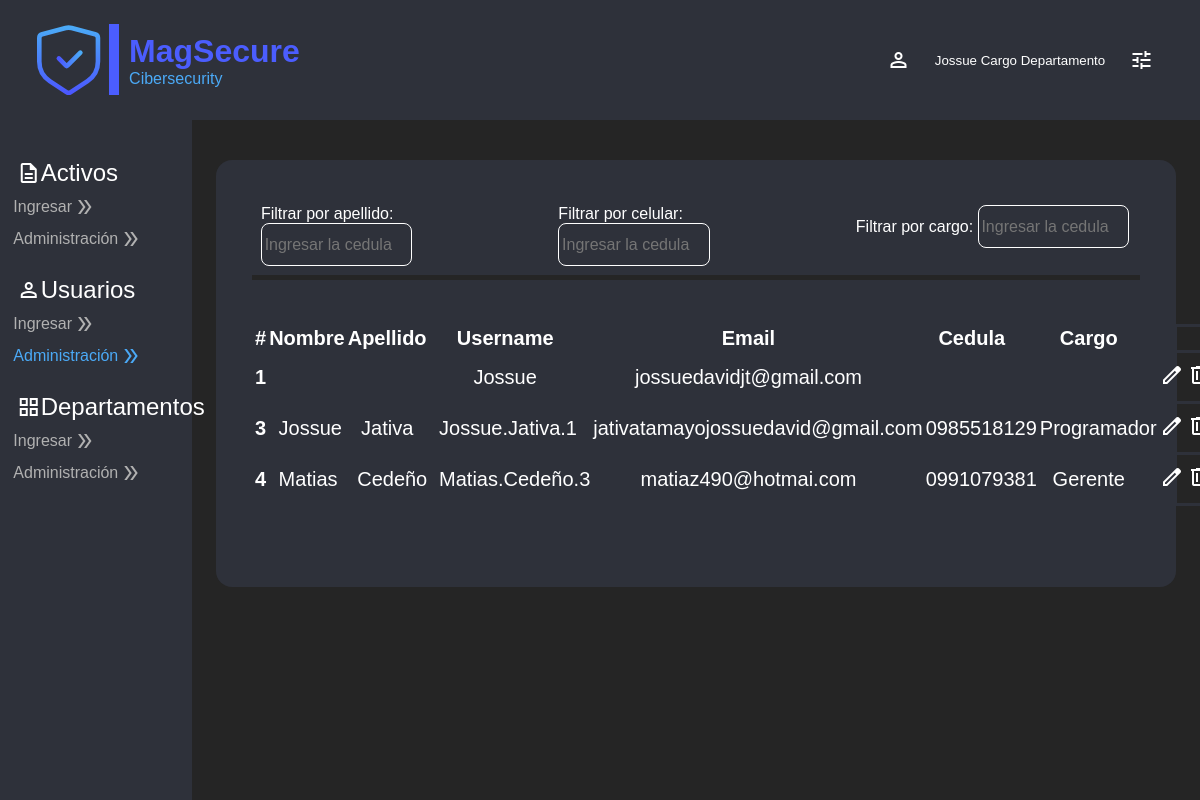
Before: /home/tableusers/ (signed in) with the older database file.
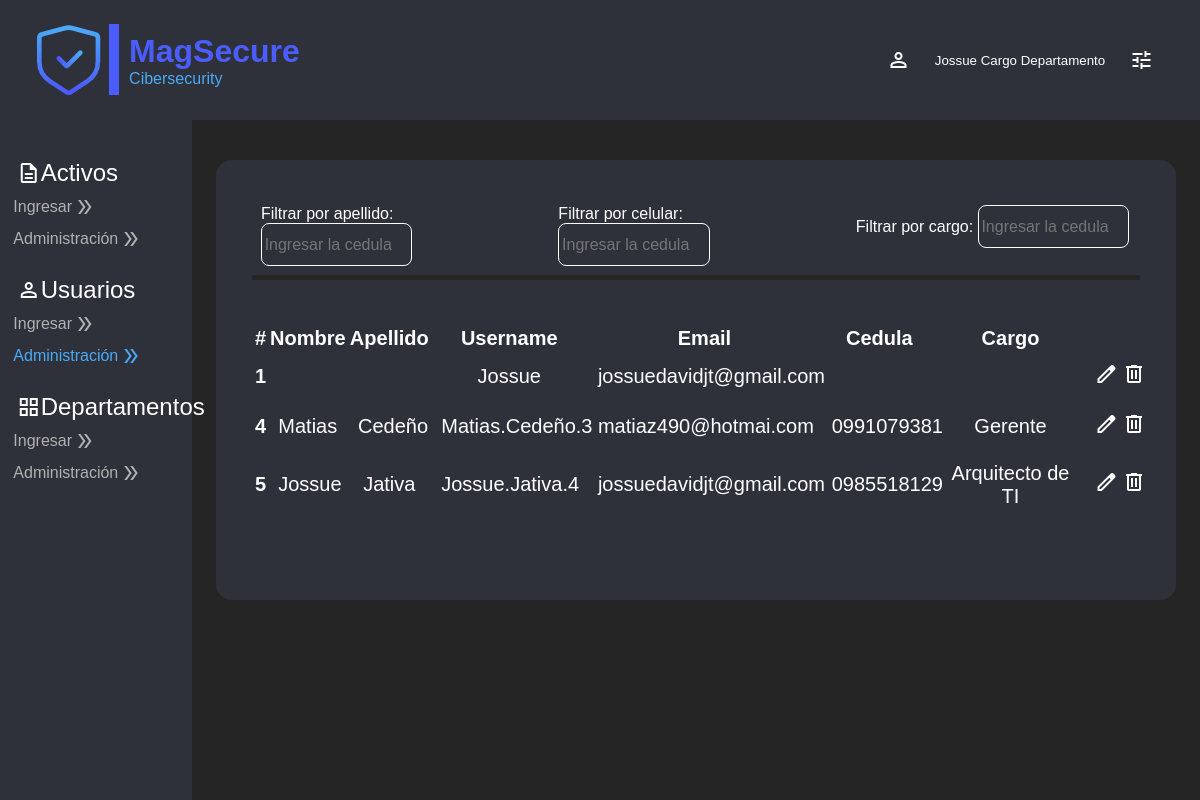
After: the same page with the newer database file.
### Users/models.py (models this page shows)
class User(AbstractUser):
    celular = models.CharField(max_length=10, null=False)
    workload = models.ForeignKey(Workload, on_delete=models.CASCADE, null=True)

class Workload(models.Model):
    name = models.CharField(max_length=50, null=False)

### InitialPage/views.py (the view)
# urls.py: path('tableusers/', views.tableusers, name='tableusers'),
def tableusers(request):
    if request.user.is_authenticated:
        return render(request, "tables/users.html",{
            "Users": User.objects.all()
        })
    else:
        return HttpResponseRedirect(reverse("user:login_view"))

### InitialPage/templates/tables/users.html (shortened to what this page needs)
{% extends 'layoutHome.html' %}
{% load static %}
{% block action4 %} style="color:#4BAAF7" {% endblock %}
{% block body %}
<section id="bodyform-tables">
    <div class="box-finding">
        <div class="search-information">
            <label for="inpSearch1">Filtrar por apellido:</label>
            <input type="text" id="inpSearch1" name="inpSearch1" placeholder="Ingresar la cedula">
        </div>
        <div class="search-information">
            <label for="inpSearch4">Filtrar por celular:</label>
            <input type="text" id="inpSearch4" name="inpSearch4" placeholder="Ingresar la cedula">
        </div>
        <div class="search-information">
            <label for="inpSearch5">Filtrar por cargo:</label>
            <input type="text" id="inpSearch5" name="inpSearch5" placeholder="Ingresar la cedula">
        </div>
    </div>
    <div class="form-container">
        <table class="table" id="searchtable">
            <thead>
                <tr>
                    <th scope="col">#</th>
                    <th scope="col">Nombre</th>
                    <th scope="col">Apellido</th>
                    <th scope="col">Username</th>
                    <th scope="col">Email</th>
                    <th scope="col">Cedula</th>
                    <th scope="col">Cargo</th>
                    <th scope="col"></th>
                    <th scope="col"></th>
                </tr>
            </thead>
            <tbody>
                {% for user in Users %}
                <tr>
                    <th scope="row">{{ user.id }}</th>
                    <td>{{ user.first_name }}</td>
                    <td>{{ user.last_name }}</td>
                    <td>{{ user.username }}</td>
                    <td>{{ user.email }}</td>
                    <td>{{ user.celular }}</td>
                    <td>{{ user.workload.name }}</td>
                    <td>
                        <a href="#" class="button-format">
                            <span class="material-symbols-outlined">
                            </span>
                        </a>
                    </td>
                    <td>
                        <a href="{% url 'home:deleteTableUsers' user.id %}" class="button-format">
                            <span class="material-symbols-outlined">
                            </span>
                        </a>
                    </td>
                </tr>
                {% endfor %}
            </tbody>
        </table>
    </div>
</section>
{% endblock %}

### InitialPage/templates/layoutHome.html (shortened to what this page needs)
{% load static %}
<!DOCTYPE html>
<html lang="es">
<head>
    <link rel="stylesheet" href="{% static 'css/styleForm.css' %}">
    <link rel="stylesheet" href="{% static 'css/styleHome.css' %}">
</head>
<body>
    <header>
        <nav class="navbar">
            <div class="logo-left">
                <div class="line-1"></div>
                <div class="textalingh">
                    <div class="mag-secure">MagSecure</div>
                    <div class="cibersecurity">Cibersecurity</div>
                </div>
            </div>
            <div class="info-user-right">
                <button class="dropdownbutton" onclick="toggleDropdown()">
                    <span class="material-symbols-outlined">
                    </span>
                    <div class="show-info-user">
                        <p>{{ user.username }} Cargo Departamento</p>
                    </div>
                    <span class="material-symbols-outlined">
                    </span>
                </button>
            </div>
        </nav>
    </header>
    <section id="side-bar">
        <div class="sidebar">
            <div class="box-actions">
                <p class="principal-name">
                    <span class="material-symbols-outlined">
                    </span>
                    <span class="name">
                        Activos
                    </span>
                </p>
                <a href="{% url 'home:enterAsset' %}" class="actions" {% block action1 %} {% endblock %}>
                    Ingresar
                    <span class="material-symbols-outlined">
                    </span>
                </a>
                <a href="" class="actions" {% block action2 %} {% endblock %}>
                    Administración
                    <span class="material-symbols-outlined">
                    </span>
                </a>
            </div>
            <div class="box-actions">
                <p class="principal-name">
                    <span class="material-symbols-outlined">
                    </span>
                    <span class="name">
                        Usuarios
                    </span>
                </p>
                <a href="{% url 'home:enterUsers' %}" class="actions" {% block action3 %} {% endblock %}>
                    Ingresar
                    <span class="material-symbols-outlined">
                    </span>
                </a>
                <a href="{% url 'home:tableusers' %}" class="actions" {% block action4 %} {% endblock %}>
                    Administración
                    <span class="material-symbols-outlined">
                    </span>
                </a>
            </div>
            <div class="box-actions">
                <p class="principal-name">
                    <span class="material-symbols-outlined">
                    </span>
                    <span class="name">
                        Departamentos
                    </span>
                </p>
                <a href="{% url 'home:enterDepartment' %}" class="actions" {% block action5 %} {% endblock %}>
                    Ingresar
                    <span class="material-symbols-outlined">
                    </span>
                </a>
                <a href="{% url 'home:tabledepartments' %}" class="actions" {% block action6 %} {% endblock %}>
                    Administración
                    <span class="material-symbols-outlined">
                    </span>
                </a>
            </div>
        </div>
    </section>
    {% block body %} {% endblock %}
</body>
</html>

### InitialPage/static/css/styleForm.css (style rules this page uses)
#bodyform-tables { background-color: #2e313a; position: absolute; width: 80%; left: 18%; top: 20%; height: auto; padding: 3%; border-radius: 1rem; }
.form-container { text-align: justify; font-size: 30px; color: white; margin-bottom: 5%; }
.table { width: 100%; margin-top: 5%; border-collapse: collapse; border: 1px solid white; }
.table th { border: 3px solid #2e313a; padding: 0%; text-align: center; font-size: 20px; color: white; }
.table td { border: 3px solid #2e313a; padding: 1%; text-align: center; font-size: 20px; color: white; }
.button-format { color: white; padding:0% 10%; }
.box-finding { display: flex; flex-direction: row; justify-content: space-between; width: 100%; padding-bottom: 2%; border-bottom: 5px solid #252525; }
.search-information { width: 33%; color: white; padding: 1%; }
.search-information input { width: 55%; height: 100%; background: #2e313a; border: 1px solid white; color: white; font-family: "IbmPlexSans-Light", sans-serif; font-size: 100%; font-weight: 300; border-radius: 0.5rem; padding: 1%; }

### InitialPage/static/css/styleHome.css (style rules this page uses)
* { margin: 0; padding: 0; box-sizing: border-box; }
html, body { background: #252525; font-family: "IbmPlexSans-Medium", sans-serif; }
.navbar { background: #2e313a; padding: 0 20px; height: 15%; width: 100%; display: flex; justify-content: space-between; align-items: center; position: fixed; z-index: 1000; }
.logo-left { display: flex; justify-content: space-between; align-items: center; padding: 1.5%; }
.logo-left .logo { width: 40%; height: 40%; margin-right: 1%; }
.logo-left .line-1 { border-style: solid; border-color: #4b5dfe; border-width: 10px 0 0 0; width: 45%; height: 100%; position: relative; margin-top: -20%; left: 5%; transform-origin: 0 0; transform: rotate(90deg) scale(1, 1); }
.logo-left .textalingh { position: relative; left: -15%; }
.mag-secure { color: #4b5dfe; font-family: "IbmPlexSans-SemiBold", sans-serif; font-size: 200%; font-weight: 600; position: relative; top: -20%; }
.cibersecurity { color: #4baaf7; font-family: "IbmPlexSans-Light", sans-serif; font-size: 100%; font-weight: 300; position: relative; }
.info-user-right { display: flex; justify-content: space-between; align-items: center; padding: 1%; width: 20rem; }
.dropdownbutton { display: flex; justify-content: space-between; align-items: center; width: 130%; padding: 5%; border: 1rem none; background-color: transparent; cursor: pointer; color: white; }
#side-bar .sidebar { position: fixed; top: 15%; left: 0; width: 16%; height: 85%; background: #2e313a; padding: 1%; transition: all 0.5s ease; }
#side-bar .sidebar .box-actions { list-style: none; margin: 15% -10%; padding: 1%; color: white; width: 100%; height: 14%; }
#side-bar .sidebar .box-actions .principal-name { font-size: 150%; margin-left: 12%; display: flex; justify-content: flex-start; align-items: center; padding-bottom: 5%; }
#side-bar .sidebar .box-actions .actions { font-size: 100%; color: #b1b1b1; display: flex; justify-content: flex-start; align-items: center; text-decoration: none; margin-left: 10%; padding-bottom: 5%; }

Changed rows visible on the page:
removed User: id "3", first_name "Jossue", last_name "Jativa", username "Jossue.Jativa.1", email "jativatamayojossuedavid@gmail.com", celular "0985518129", workload.name "Programador"
added User: id "5", first_name "Jossue", last_name "Jativa", username "Jossue.Jativa.4", email "jossuedavidjt@gmail.com", celular "0985518129", workload.name "Arquitecto de TI"
